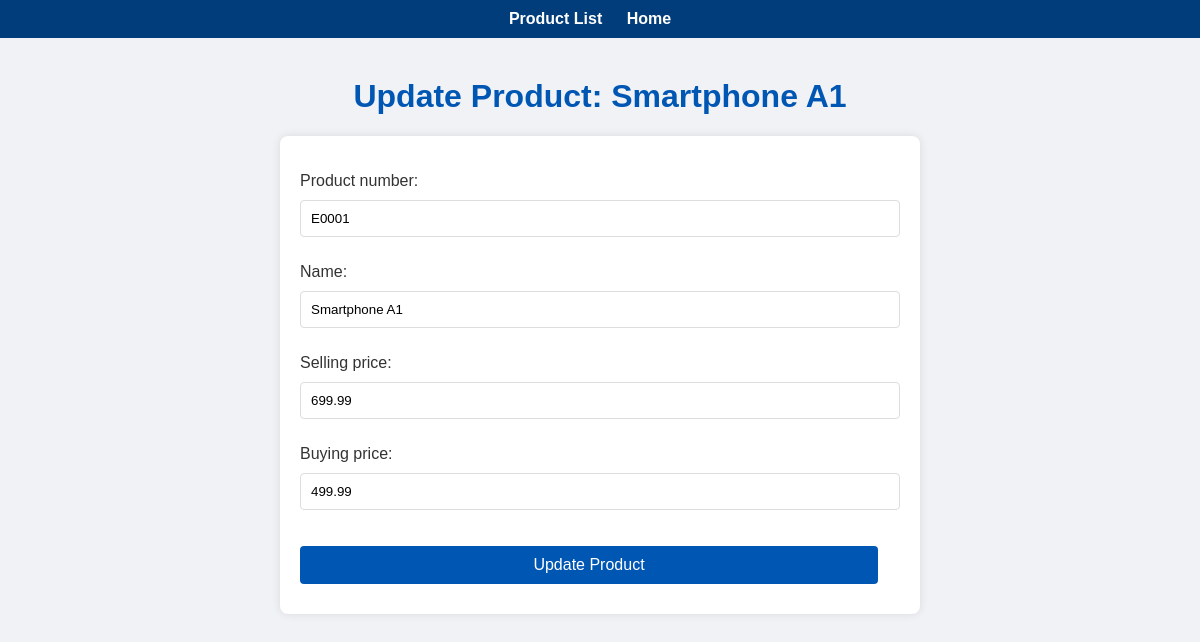
The page /products/update/E0001/ on the database its author committed.
### shopkeeper/models.py (models this page shows, shortened)
class Product(models.Model):
    product_number = models.CharField(max_length=20, unique=True)
    name = models.CharField(max_length=100)
    selling_price = models.DecimalField(max_digits=10, decimal_places=2)
    buying_price = models.DecimalField(max_digits=10, decimal_places=2)
    class Meta:
        verbose_name = 'Product'
        verbose_name_plural = 'Products'
        ordering = ['name']

### shopkeeper/views.py (the view)
# urls.py: path('update/<str:product_number>/', views.update_product, name='update_product'),
def update_product(request, product_number):
    product = get_object_or_404(Product, product_number=product_number)
    if request.method == 'POST':
        form = ProductForm(request.POST, instance=product)
        if form.is_valid():
            form.save()
            return redirect('product_list')
    else:
        form = ProductForm(instance=product)
    return render(request, 'shopkeeper/update_product.html', {'form': form, 'product': product})

### shopkeeper/forms.py (shortened to what this page needs)
class ProductForm(forms.ModelForm):
    class Meta:
        model = Product
        fields = ['product_number', 'name', 'selling_price', 'buying_price']

### shopkeeper/templates/shopkeeper/update_product.html (shortened to what this page needs)
<!DOCTYPE html>
<html>
<head>
</head>
<body>
    <nav>
        <ul>
            <li><a href="{% url 'product_list' %}">Product List</a></li>
            <li><a href="{% url 'home' %}">Home</a></li>
        </ul>
    </nav>
    <div class="container">
        <h1>Update Product: {{ product.name }}</h1>
        <form method="post">
            {{ form.as_p }}
            <input type="submit" value="Update Product">
        </form>
    </div>
</body>
</html>

### shopkeeper/templates/shopkeeper/update_product.html (style rules this page uses)
body { font-family: 'Arial', sans-serif; background-color: #f0f2f5; color: #333; margin: 0; padding: 0; }
h1 { color: #0056b3; text-align: center; margin-top: 20px; }
nav { background-color: #003d7a; padding: 10px 0; }
nav ul { list-style-type: none; padding: 0; text-align: center; margin: 0; }
nav ul li { display: inline; margin-right: 20px; }
nav ul li a { color: #ffffff; text-decoration: none; font-weight: bold; }
.container { width: 80%; margin: 0 auto; padding: 20px; }
form { background: #ffffff; border-radius: 8px; box-shadow: 0 0 10px rgba(0, 0, 0, 0.1); padding: 20px; max-width: 600px; margin: 20px auto; }
form input[type="text"], form input[type="number"], form input[type="submit"] { width: calc(100% - 22px); padding: 10px; margin: 10px 0; border: 1px solid #ddd; border-radius: 4px; }
form input[type="submit"] { background-color: #0056b3; color: #fff; border: none; cursor: pointer; font-size: 16px; }

### rows shown on the page
Product: name "Smartphone A1", product_number "E0001", selling_price "699.99", buying_price "499.99"
